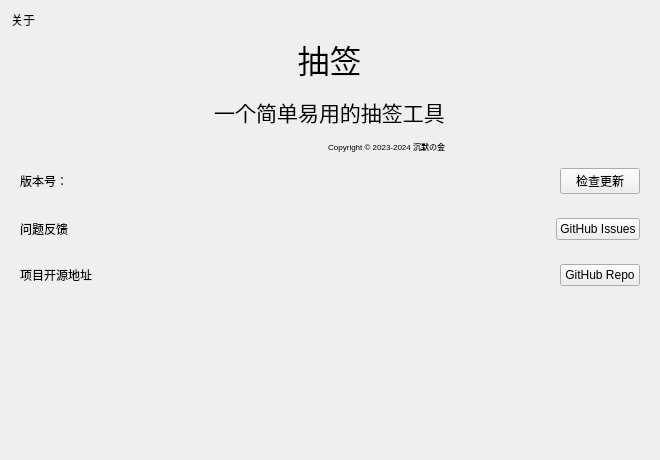
<?xml version="1.0" encoding="UTF-8"?>
<ui version="4.0">
 <class>about</class>
 <widget class="QWidget" name="about">
  <property name="geometry">
   <rect>
    <x>0</x>
    <y>0</y>
    <width>660</width>
    <height>460</height>
   </rect>
  </property>
  <property name="sizePolicy">
   <sizepolicy hsizetype="Maximum" vsizetype="Maximum">
    <horstretch>0</horstretch>
    <verstretch>0</verstretch>
   </sizepolicy>
  </property>
  <property name="minimumSize">
   <size>
    <width>0</width>
    <height>0</height>
   </size>
  </property>
  <property name="sizeIncrement">
   <size>
    <width>0</width>
    <height>0</height>
   </size>
  </property>
  <property name="baseSize">
   <size>
    <width>0</width>
    <height>0</height>
   </size>
  </property>
  <property name="windowTitle">
   <string>Form</string>
  </property>
  <layout class="QVBoxLayout" name="verticalLayout">
   <item>
    <widget class="TitleLabel" name="TitleLabel">
     <property name="sizePolicy">
      <sizepolicy hsizetype="Fixed" vsizetype="Fixed">
       <horstretch>0</horstretch>
       <verstretch>0</verstretch>
      </sizepolicy>
     </property>
     <property name="text">
      <string>关于</string>
     </property>
    </widget>
   </item>
   <item alignment="Qt::AlignHCenter">
    <widget class="StrongBodyLabel" name="StrongBodyLabel">
     <property name="sizePolicy">
      <sizepolicy hsizetype="Fixed" vsizetype="Fixed">
       <horstretch>0</horstretch>
       <verstretch>0</verstretch>
      </sizepolicy>
     </property>
     <property name="text">
      <string>&lt;html&gt;&lt;head/&gt;&lt;body&gt;&lt;p align=&quot;center&quot;&gt;&lt;span style=&quot; font-size:24pt;&quot;&gt;抽签&lt;/span&gt;&lt;/p&gt;&lt;p align=&quot;center&quot;&gt;&lt;span style=&quot; font-size:16pt;&quot;&gt;一个简单易用的抽签工具&lt;/span&gt;&lt;/p&gt;&lt;p align=&quot;right&quot;&gt;&lt;span style=&quot; font-size:6pt;&quot;&gt;Copyright © 2023-2024 沉默の金&lt;/span&gt;&lt;/p&gt;&lt;/body&gt;&lt;/html&gt;</string>
     </property>
    </widget>
   </item>
   <item>
    <widget class="CardWidget" name="CardWidget_2">
     <layout class="QHBoxLayout" name="horizontalLayout_2">
      <item>
       <widget class="BodyLabel" name="BodyLabel_2">
        <property name="sizePolicy">
         <sizepolicy hsizetype="Preferred" vsizetype="Fixed">
          <horstretch>0</horstretch>
          <verstretch>0</verstretch>
         </sizepolicy>
        </property>
        <property name="text">
         <string>版本号：</string>
        </property>
       </widget>
      </item>
      <item>
       <widget class="PrimaryPushButton" name="PrimaryPushButton_2">
        <property name="sizePolicy">
         <sizepolicy hsizetype="Fixed" vsizetype="Fixed">
          <horstretch>0</horstretch>
          <verstretch>0</verstretch>
         </sizepolicy>
        </property>
        <property name="text">
         <string>检查更新</string>
        </property>
       </widget>
      </item>
     </layout>
    </widget>
   </item>
   <item>
    <widget class="CardWidget" name="CardWidget_3">
     <layout class="QHBoxLayout" name="horizontalLayout_3">
      <item>
       <widget class="BodyLabel" name="BodyLabel_3">
        <property name="sizePolicy">
         <sizepolicy hsizetype="Preferred" vsizetype="Fixed">
          <horstretch>0</horstretch>
          <verstretch>0</verstretch>
         </sizepolicy>
        </property>
        <property name="text">
         <string>问题反馈</string>
        </property>
       </widget>
      </item>
      <item>
       <widget class="PrimaryPushButton" name="PrimaryPushButton_3">
        <property name="sizePolicy">
         <sizepolicy hsizetype="Fixed" vsizetype="Fixed">
          <horstretch>0</horstretch>
          <verstretch>0</verstretch>
         </sizepolicy>
        </property>
        <property name="text">
         <string>GitHub Issues</string>
        </property>
       </widget>
      </item>
     </layout>
    </widget>
   </item>
   <item>
    <widget class="CardWidget" name="CardWidget">
     <property name="sizePolicy">
      <sizepolicy hsizetype="Preferred" vsizetype="Fixed">
       <horstretch>0</horstretch>
       <verstretch>0</verstretch>
      </sizepolicy>
     </property>
     <layout class="QHBoxLayout" name="horizontalLayout">
      <item>
       <widget class="BodyLabel" name="BodyLabel">
        <property name="sizePolicy">
         <sizepolicy hsizetype="Preferred" vsizetype="Fixed">
          <horstretch>0</horstretch>
          <verstretch>0</verstretch>
         </sizepolicy>
        </property>
        <property name="text">
         <string>项目开源地址</string>
        </property>
       </widget>
      </item>
      <item>
       <widget class="PrimaryPushButton" name="PrimaryPushButton">
        <property name="sizePolicy">
         <sizepolicy hsizetype="Fixed" vsizetype="Fixed">
          <horstretch>0</horstretch>
          <verstretch>0</verstretch>
         </sizepolicy>
        </property>
        <property name="text">
         <string>GitHub Repo</string>
        </property>
       </widget>
      </item>
     </layout>
    </widget>
   </item>
   <item>
    <spacer name="verticalSpacer">
     <property name="orientation">
      <enum>Qt::Vertical</enum>
     </property>
     <property name="sizeHint" stdset="0">
      <size>
       <width>20</width>
       <height>40</height>
      </size>
     </property>
    </spacer>
   </item>
  </layout>
 </widget>
 <customwidgets>
  <customwidget>
   <class>PushButton</class>
   <extends>QPushButton</extends>
   <header>qfluentwidgets</header>
  </customwidget>
  <customwidget>
   <class>PrimaryPushButton</class>
   <extends>PushButton</extends>
   <header>qfluentwidgets</header>
  </customwidget>
  <customwidget>
   <class>CardWidget</class>
   <extends>QFrame</extends>
   <header>qfluentwidgets</header>
   <container>1</container>
  </customwidget>
  <customwidget>
   <class>BodyLabel</class>
   <extends>QLabel</extends>
   <header>qfluentwidgets</header>
  </customwidget>
  <customwidget>
   <class>StrongBodyLabel</class>
   <extends>QLabel</extends>
   <header>qfluentwidgets</header>
  </customwidget>
  <customwidget>
   <class>TitleLabel</class>
   <extends>QLabel</extends>
   <header>qfluentwidgets</header>
  </customwidget>
 </customwidgets>
 <resources/>
 <connections/>
</ui>
